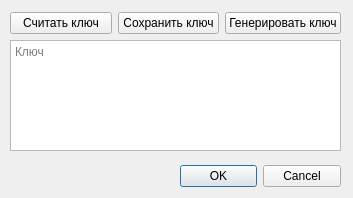
<?xml version="1.0" encoding="UTF-8"?>
<ui version="4.0">
 <class>KeyParams</class>
 <widget class="QDialog" name="KeyParams">
  <property name="geometry">
   <rect>
    <x>0</x>
    <y>0</y>
    <width>353</width>
    <height>198</height>
   </rect>
  </property>
  <property name="windowTitle">
   <string>Параметры ключа</string>
  </property>
  <widget class="QDialogButtonBox" name="buttonBox">
   <property name="geometry">
    <rect>
     <x>180</x>
     <y>160</y>
     <width>161</width>
     <height>32</height>
    </rect>
   </property>
   <property name="orientation">
    <enum>Qt::Horizontal</enum>
   </property>
   <property name="standardButtons">
    <set>QDialogButtonBox::Cancel|QDialogButtonBox::Ok</set>
   </property>
  </widget>
  <widget class="QPlainTextEdit" name="sequenceKey">
   <property name="geometry">
    <rect>
     <x>10</x>
     <y>40</y>
     <width>331</width>
     <height>111</height>
    </rect>
   </property>
   <property name="placeholderText">
    <string>Ключ</string>
   </property>
  </widget>
  <widget class="QWidget" name="layoutWidget">
   <property name="geometry">
    <rect>
     <x>10</x>
     <y>10</y>
     <width>331</width>
     <height>26</height>
    </rect>
   </property>
   <layout class="QHBoxLayout" name="horizontalLayout">
    <item>
     <widget class="QPushButton" name="readKey">
      <property name="text">
       <string>Считать ключ</string>
      </property>
     </widget>
    </item>
    <item>
     <widget class="QPushButton" name="save_key">
      <property name="text">
       <string>Сохранить ключ</string>
      </property>
     </widget>
    </item>
    <item>
     <widget class="QPushButton" name="randomSequenceKey">
      <property name="text">
       <string>Генерировать ключ</string>
      </property>
     </widget>
    </item>
   </layout>
  </widget>
 </widget>
 <resources/>
 <connections>
  <connection>
   <sender>buttonBox</sender>
   <signal>accepted()</signal>
   <receiver>KeyParams</receiver>
   <slot>accept()</slot>
   <hints>
    <hint type="sourcelabel">
     <x>248</x>
     <y>254</y>
    </hint>
    <hint type="destinationlabel">
     <x>157</x>
     <y>274</y>
    </hint>
   </hints>
  </connection>
  <connection>
   <sender>buttonBox</sender>
   <signal>rejected()</signal>
   <receiver>KeyParams</receiver>
   <slot>reject()</slot>
   <hints>
    <hint type="sourcelabel">
     <x>316</x>
     <y>260</y>
    </hint>
    <hint type="destinationlabel">
     <x>286</x>
     <y>274</y>
    </hint>
   </hints>
  </connection>
 </connections>
</ui>
